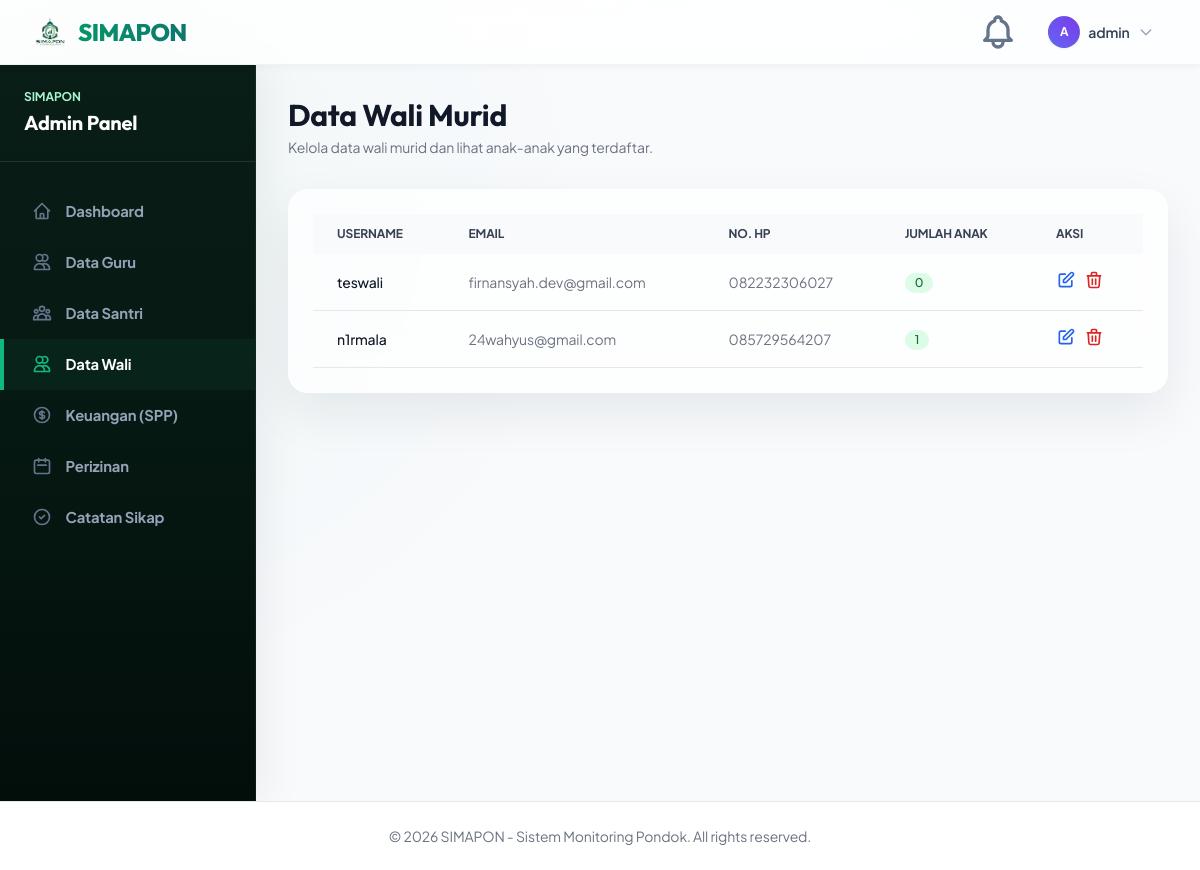
The app's page /dashboard/admin/parent/ (signed in), older data.
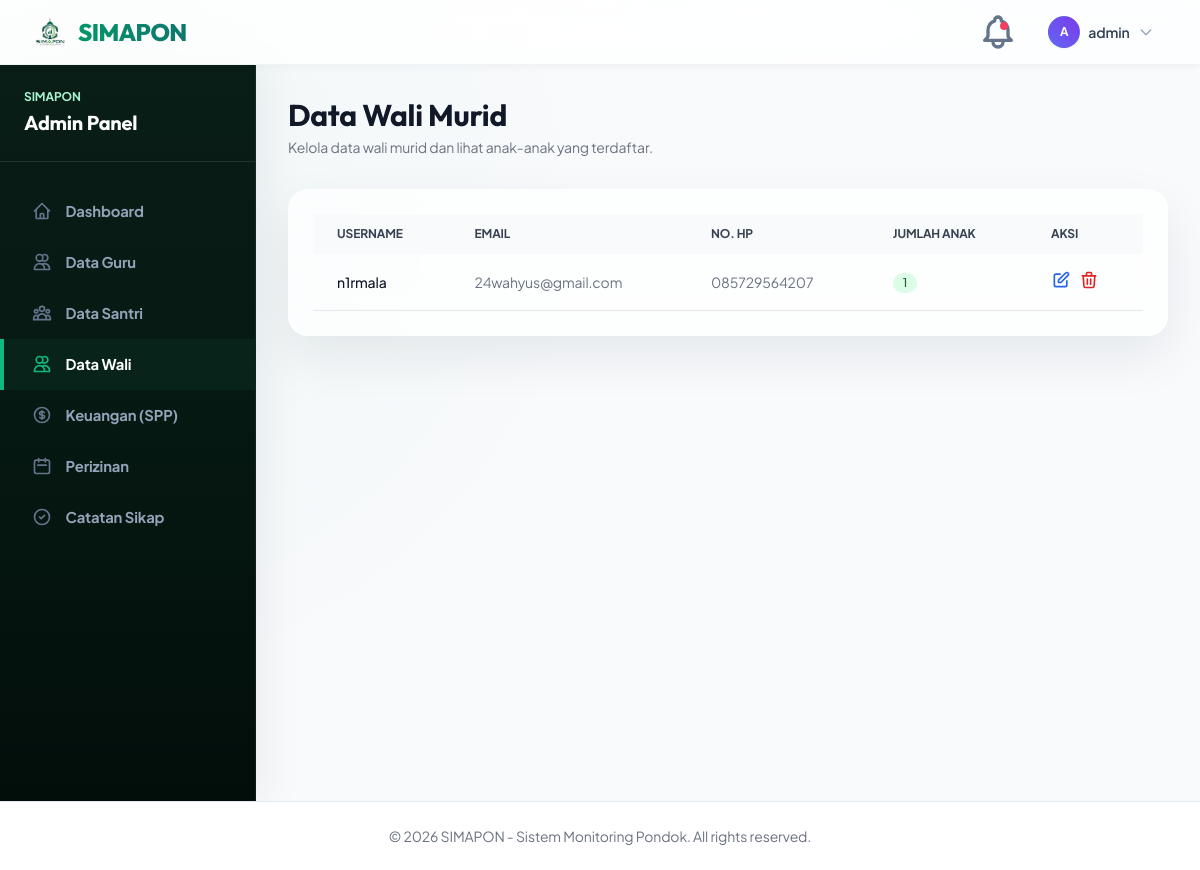
The same page, newer data.
### users/models.py (models this page shows, shortened)
class User(AbstractUser):
    is_admin = models.BooleanField(default=False)
    is_guru = models.BooleanField(default=False)
    is_parent = models.BooleanField(default=False)
    phone_number = models.CharField(max_length=15, blank=True, null=True)
    profile_picture = models.ImageField(upload_to=get_profile_upload_path, blank=True, null=True, verbose_name="Foto Profil")
    class Meta:
        db_table = 'simapon_user'

### users/views.py (the view, shortened to what this page needs)
# urls.py: path('dashboard/admin/parent/', views.admin_parent_list, name='admin_parent_list'),
@login_required
def admin_parent_list(request):
    if not (request.user.is_admin or request.user.is_staff):
        return redirect('dashboard')
    parents = User.objects.filter(is_parent=True).prefetch_related('children')
    return render(request, 'dashboards/admin/parent.html', {'parents': parents})

### users/context_processors.py (called while the page is built)
def notifications_processor(request):
    if request.user.is_authenticated:
        latest_notifications = request.user.notifications.all()[:10]
        unread_count = request.user.notifications.filter(is_read=False).count()
        return {
            'latest_notifications': latest_notifications,
            'unread_notifications_count': unread_count,
        }
    return {}

### templates/dashboards/admin/parent.html (shortened to what this page needs)
{% extends 'dashboards/admin/base.html' %} {% block admin_content %}
<div class="mb-8 flex justify-between items-center">
  <div>
    <h2
      class="text-2xl font-bold leading-7 text-gray-900 sm:text-3xl sm:truncate"
    >
      Data Wali Murid
    </h2>
    <p class="mt-1 text-sm text-gray-500">
      Kelola data wali murid dan lihat anak-anak yang terdaftar.
    </p>
  </div>
</div>
<div class="grid grid-cols-1 gap-8">
  <div>
    <div class="bg-white shadow sm:rounded-lg overflow-hidden">
      <div class="p-6">
        <table class="datatable w-full text-left text-sm text-gray-500">
          <thead class="text-xs text-gray-700 uppercase bg-gray-50">
            <tr>
              <th class="px-6 py-3">Username</th>
              <th class="px-6 py-3">Email</th>
              <th class="px-6 py-3">No. HP</th>
              <th class="px-6 py-3">Jumlah Anak</th>
              <th class="px-6 py-3">Aksi</th>
            </tr>
          </thead>
          <tbody>
            {% for parent in parents %}
            <tr class="border-b hover:bg-gray-50">
              <td class="px-6 py-4 font-medium text-gray-900">
                {{ parent.username }}
              </td>
              <td class="px-6 py-4">{{ parent.email }}</td>
              <td class="px-6 py-4">{{ parent.phone_number|default:"-" }}</td>
              <td class="px-6 py-4">
                <span
                  class="inline-flex items-center px-2.5 py-0.5 rounded-full text-xs font-medium bg-green-100 text-green-800"
                >
                  {{ parent.children.all|length }}
                </span>
              </td>
              <td class="px-6 py-4">
                <div class="flex gap-2">
                  <a
                    href="{% url 'edit_parent' parent.id %}"
                    class="text-blue-600 hover:text-blue-900"
                    title="Edit"
                  >
                    <svg
                      class="w-5 h-5"
                      fill="none"
                      stroke="currentColor"
                      viewBox="0 0 24 24"
                    >
                      <path
                        stroke-linecap="round"
                        stroke-linejoin="round"
                        stroke-width="2"
                        d="M11 5H6a2 2 0 00-2 2v11a2 2 0 002 2h11a2 2 0 002-2v-5m-1.414-9.414a2 2 0 112.828 2.828L11.828 15H9v-2.828l8.586-8.586z"
                      ></path>
                    </svg>
                  </a>
                  <form
                    method="POST"
                    style="display: inline"
                    onsubmit="
                      return confirm(
                        'Apakah Anda yakin ingin menghapus data ini?',
                      );
                    "
                  >
                    <button
                      type="submit"
                      class="text-red-600 hover:text-red-900"
                      title="Hapus"
                    >
                      <svg
                        class="w-5 h-5"
                        fill="none"
                        stroke="currentColor"
                        viewBox="0 0 24 24"
                      >
                        <path
                          stroke-linecap="round"
                          stroke-linejoin="round"
                          stroke-width="2"
                          d="M19 7l-.867 12.142A2 2 0 0116.138 21H7.862a2 2 0 01-1.995-1.858L5 7m5 4v6m4-6v6m1-10V4a1 1 0 00-1-1h-4a1 1 0 00-1 1v3M4 7h16"
                        ></path>
                      </svg>
                    </button>
                  </form>
                </div>
              </td>
            </tr>
            {% empty %}
            <tr>
              <td colspan="5" class="px-6 py-4 text-center text-gray-500">
                Tidak ada data wali murid.
              </td>
            </tr>
            {% endfor %}
          </tbody>
        </table>
      </div>
    </div>
  </div>
</div>
{% endblock %}

### templates/base.html (shortened to what the changed rows need)
<!doctype html>
{% load static %}
<html lang="id">
  <head>
    <script src="https://cdn.tailwindcss.com"></script>
    <link
      href="https://cdn.jsdelivr.net/npm/simple-datatables@latest/dist/style.css"
      rel="stylesheet"
      type="text/css"
    />
    <link href="{% static 'css/simapon.css' %}" rel="stylesheet" />
  </head>
  <body class="text-slate-800 antialiased min-h-screen flex flex-col font-sans">
    <nav class="app-navbar w-full z-30 top-0 sticky">
      <div class="max-w-7xl mx-auto px-4 sm:px-6 lg:px-8">
        <div class="flex justify-between h-16">
          <div class="flex items-center gap-2 sm:gap-4">
            {% if user.is_authenticated %}
            <div class="relative group" id="notification-dropdown">
              <button
                class="nav-link flex items-center justify-center w-10 h-10 rounded-lg p-0 relative hover:bg-slate-100 transition-colors"
                type="button"
                id="notification-bell-btn"
                title="Notifikasi"
              >
                {% if unread_notifications_count > 0 %}
                <span class="absolute top-2.5 right-2.5 block h-2 w-2 rounded-full bg-rose-500" id="notif-badge"></span>
                {% endif %}
              </button>
            </div>
            {% endif %}
          </div>
        </div>
      </div>
    </nav>
    <main class="flex-grow">
      {% block content %} {% endblock %}
    </main>
  </body>
</html>

Row changes from the older to the newer data that the page shows:
removed User: username "teswali", email "firnansyah.dev@gmail.com", phone_number "082232306027", children.all|length "0"
